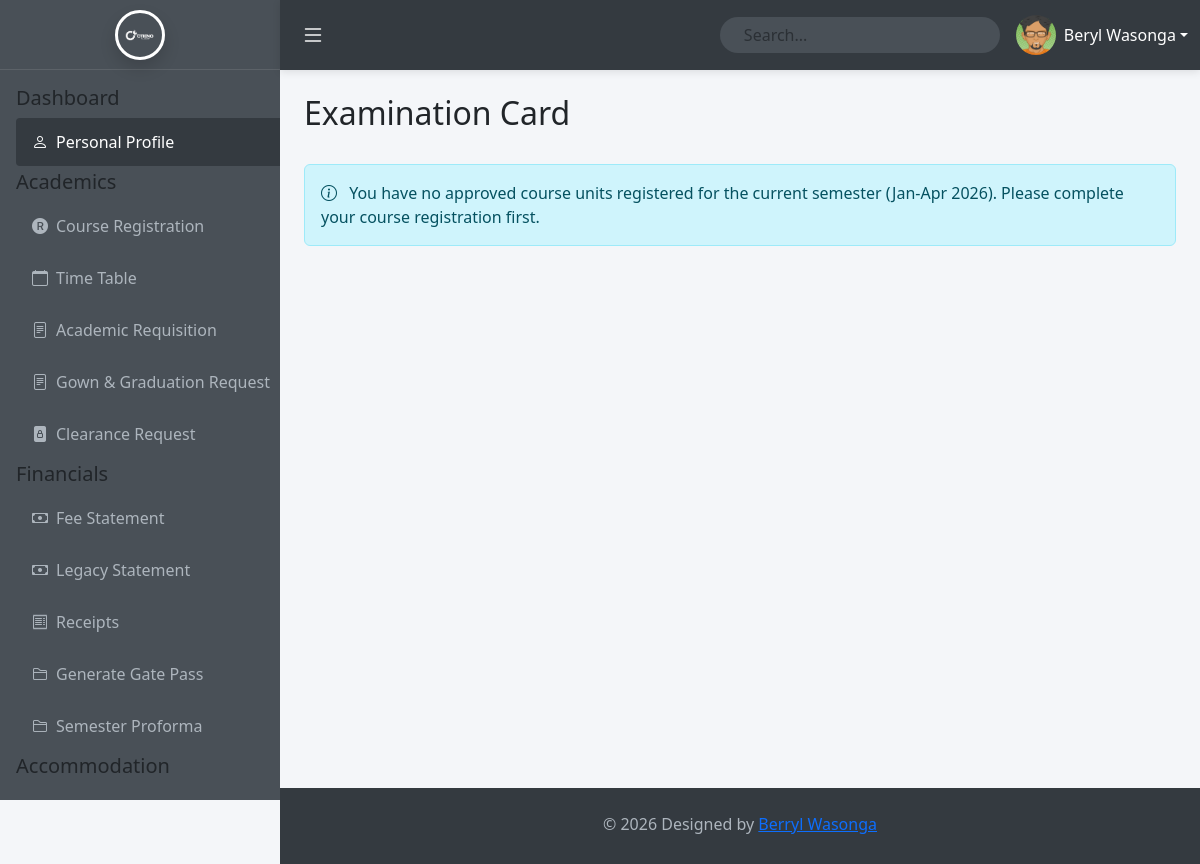
The app's page /students/examcard.php (signed in), older data.
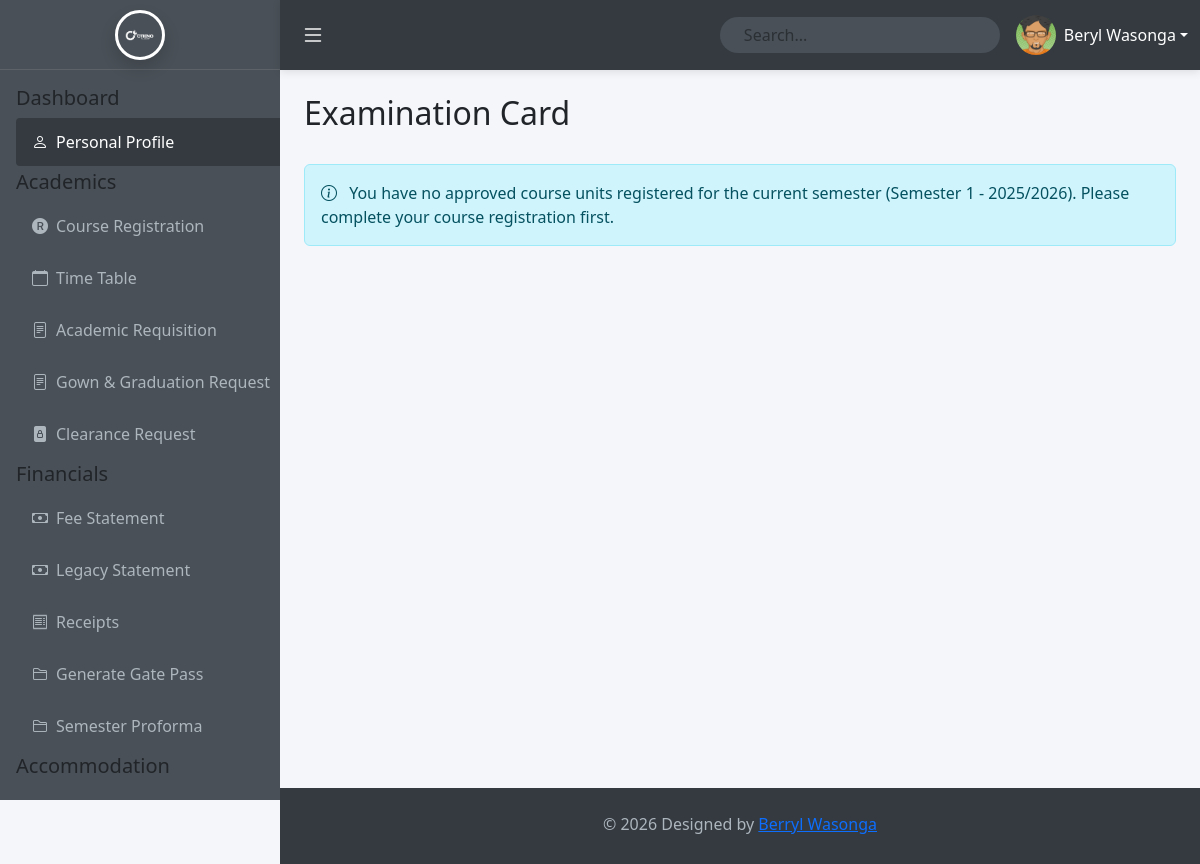
The same page, newer data.
### tables this page shows
CREATE TABLE `semesters` (
  `id` int(11) NOT NULL,
  `academic_year_id` int(11) NOT NULL,
  `semester_name` varchar(50) NOT NULL,
  `semester_code` varchar(10) NOT NULL,
  `start_date` date NOT NULL,
  `end_date` date NOT NULL,
  `is_current` tinyint(1) DEFAULT 0,
  `status` enum('upcoming','active','closed','archived') DEFAULT 'upcoming',
  `created_at` timestamp NOT NULL DEFAULT current_timestamp(),
  `updated_at` timestamp NOT NULL DEFAULT current_timestamp() ON UPDATE current_timestamp()
);

### students/examcard.php (the view, shortened to what this page needs)
<?php
include '../config.php';
$semester_query = "SELECT * FROM semesters WHERE status = 'active' LIMIT 1";
$sem_result = $conn->query($semester_query);
$current_semester = $sem_result->fetch_assoc();
$registered_units = [];
if ($current_semester) {
    $units_query = "SELECT cu.unit_code, cu.unit_name, cr.registration_status, s.semester_name, ay.year_name
                    FROM course_registrations cr
                    JOIN course_units cu ON cr.unit_id = cu.id
                    JOIN semesters s ON cr.semester_id = s.id
                    JOIN academic_years ay ON s.academic_year_id = ay.id
                    WHERE cr.user_id = ?
                    AND cr.semester_id = ?
                    AND cr.registration_status = 'approved'";
    $stmt = $conn->prepare($units_query);
    $stmt->bind_param("ii", $_SESSION['user_id'], $current_semester['id']);
    $stmt->execute();
    $registered_units = $stmt->get_result()->fetch_all(MYSQLI_ASSOC);
}
?>
<!DOCTYPE html>
<html lang="en">
<head>
    <link href="https://cdn.jsdelivr.net/npm/bootstrap@5.3.3/dist/css/bootstrap.min.css" rel="stylesheet">
    <link href="https://cdn.jsdelivr.net/npm/bootstrap-icons@1.11.3/font/bootstrap-icons.css" rel="stylesheet">
    <link href="Assets/main.css" rel="stylesheet">
</head>
<body>
    <?php
        include_once 'partials/sidebar.php' ;
        include_once 'partials/top_navbar.php' ;
    ?>
    <div class="main-content" id="mainContent">
        <div class="d-flex justify-content-between align-items-center mb-4 no-print">
            <h2>Examination Card</h2>
        </div>
        <?php if (!$current_semester): ?>
            <div class="alert alert-warning">
                <i class="bi bi-exclamation-triangle me-2"></i> No active semester found. Exam cards are only available during active semesters.
            </div>
        <?php elseif (empty($registered_units)): ?>
            <div class="alert alert-info">
                <i class="bi bi-info-circle me-2"></i> You have no approved course units registered for the current semester (<?php echo htmlspecialchars($current_semester['semester_name']); ?>).
                Please complete your course registration first.
            </div>
        <?php endif; ?>
    </div>
    <?php include_once 'partials/footer.php'; ?>
</body>
</html>

Row changes from the older to the newer data that the page shows:
no longer on this page (row edited): semesters: semester_name "Jan-Apr 2026"
now on this page (row edited): semesters: semester_name "Semester 1 - 2025/2026"
